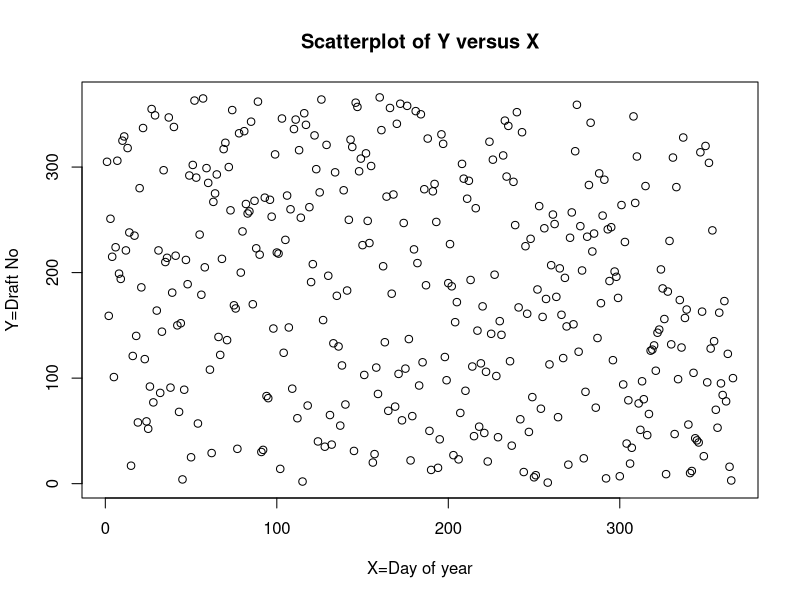
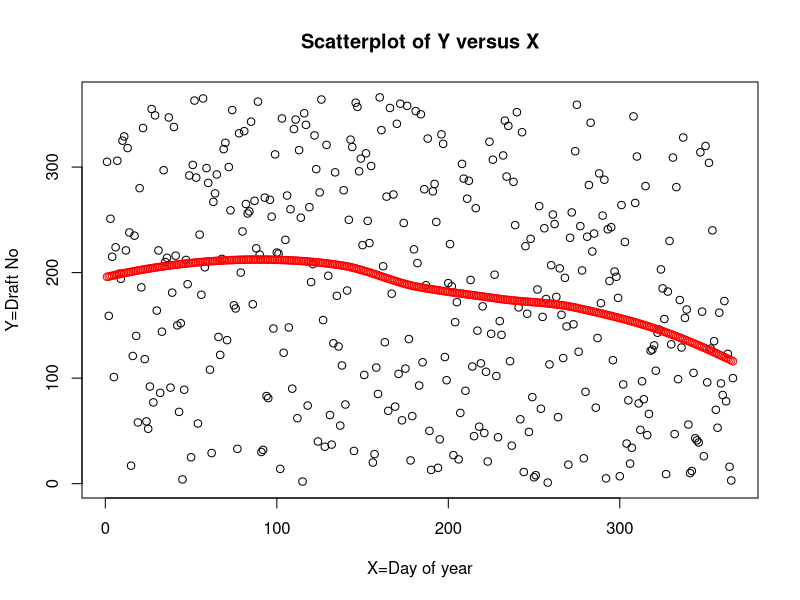
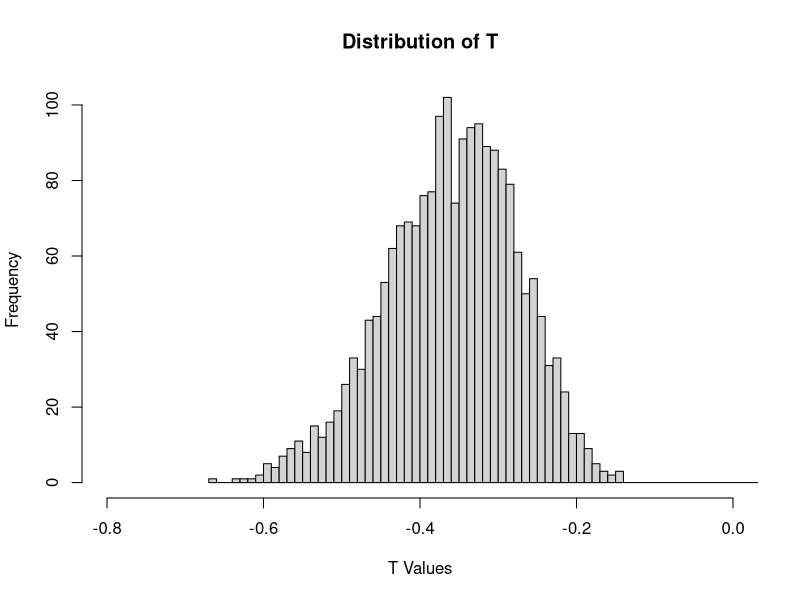

Source code (R) for these figures, in order: (Note: a time limit stopped this script after it produced the figures.)
## ---- chunk 1
knitr::opts_chunk$set(echo = TRUE)
## ---- chunk 2
#loading the data
data<-read.csv("lottery.csv",sep = ";")

#scatter plot
plot(data$Day_of_year,data$Draft_No, xlab = "X=Day of year",ylab = "Y=Draft No",main = "Scatterplot of Y versus X")
## ---- chunk 3
loess_Y<- loess(Draft_No~Day_of_year, data = data)
Y_hat<-predict(loess_Y,data$Day_of_year)
plot(data$Day_of_year,data$Draft_No, xlab = "X=Day of year",ylab = "Y=Draft No",main = "Scatterplot of Y versus X")
points(data$Day_of_year,Y_hat,col="red")
## ---- chunk 4
#test statistic
t_stat<-function(data, sample){
  newdata<-data[sample,]
  loess_reg<-loess(Draft_No ~ Day_of_year, data = newdata)
  Y_hat<-as.vector(predict(loess_reg, newdata))
  X_b<-newdata$Day_of_year[which.max(Y_hat)]
  X_a<-newdata$Day_of_year[which.min(Y_hat)]
  Y_hat_a<-Y_hat[which.min(Y_hat)]
  Y_hat_b<-Y_hat[which.max(Y_hat)]
  result<-(Y_hat_b-Y_hat_a)/(X_b-X_a)
  return(result)
}
## ---- chunk 5
t_stat(data)
## ---- chunk 6
#Non-parametric bootstrapping
set.seed(12345)
library(boot)
bootstrap <-boot(data=data, statistic = t_stat, R=2000)
hist(bootstrap$t, breaks = 200, xlim = c(-0.8,0), main = "Distribution of T", xlab = "T Values")
## ---- chunk 7
p=length(bootstrap$t[bootstrap$t<=0])/length(bootstrap$t)
cat("p-value is ",p)
## ---- chunk 8
set.seed(12345)
#a function for permutation test 
permut_test <- function(data,B){
  k<-dim(data)[1]
  result<-numeric(B)
  for (i in 1:B){
    samp<-sample(data$Day_of_year,k,replace = FALSE)
    sampled_data<-data
    sampled_data$Day_of_year<-samp
    result[i]<-t_stat(sampled_data,1:k)
  }
  test_stat<-t_stat(data,1:dim(data)[1])
  p_value<-mean(abs(result)>=abs(test_stat))
  return(p_value)
}
p_value<-permut_test(data=data,B=2000)
cat("p-value:",p_value)
## ---- chunk 9
set.seed(12345)
gen_dataset<-function(data, alpha){
  Day_of_year<-data$Day_of_year
  Draft_No<-numeric(length(data$Day_of_year))
  b<-rnorm(366, mean = 183, sd=10)
  for (i in 1:366){
    Draft_No[i]<-max(0,min(alpha*i+b[i],366))
  }
  result<-data.frame(Day_of_year,Draft_No)
  return(result)
}

new_data<-gen_dataset(data=data,alpha = 0.1)
## ---- chunk 10
set.seed(12345)
new_data<-gen_dataset(data=data,alpha = 0.1)
p_value<-permut_test(new_data,B=200)
cat("The p-value:",p_value)
## ---- chunk 11
set.seed(12345)
alpha<-seq(0.01,1,0.01)
teststat=c()
pvalues<-c()
for (i in alpha){
  dataset<-gen_dataset(data=data,alpha = i)
  pvalues<-c(pvalues,permut_test(dataset,B=200))
}
## ---- chunk 12
power<- sum(pvalues<=0.05)/length(pvalues)
cat("Power of the test is ",power)
## ---- chunk 13
#Read the data
data<-read.csv2("prices1.csv")

library(ggplot2)
ggplot(data=data) +
geom_histogram(aes(x = Price, y=..density..), bins=30, col=I("black")) +
geom_density(aes(Price), color = "red") +
ggtitle("Histogram plot for data$Price") +
theme_bw() +
theme(plot.title = element_text(hjust = 0.5), legend.position = "right")

## ---- chunk 14
#Mean of the price
mean_price<- round(mean(data$Price),3)
cat(paste("mean value of the price is", mean_price))
## ---- chunk 15
library(boot)
set.seed(12345)
# distribution of the mean price of the house
my_mean <- function(data,indices){
  d <- data[indices,]
  mu <- mean(d$Price)
  return(mu)
}

# Generate bootstrap to estimate distribution of mean price using boot()
boot_res <- boot(data = data, statistic = my_mean, R=10000)
boot_res
## ---- chunk 16
#variance of the mean price
variance_bootstrap <- round(var(boot_res$t),3)
cat(paste("variance of the mean price is", variance_bootstrap))
## ---- chunk 17
# Plotting the bootstrap for estimation of distribution of mean price
plot(boot_res)

#bootstrap bias correction
bias_cor <- 2*(mean(data$Price)) - mean(boot_res$t)
cat("Bootstrap bias correction : ", bias_cor)

# Compute 95% confidence interval for the mean price using bootstrap percentile, BCa and first order normal
con_int <- boot.ci(boot_res,type=c('perc','bca','norm'))
print(con_int)

## ---- chunk 18
#variance of the mean price using the jackknife
mean_jackknife <- c()
n <- length(data$Price)
for(i in 1:n){
  new_price <- data$Price[-i] 
  mean_jackknife[i] <- mean(new_price)
}

# Computing variance of the mean price using jackknife
var_jackknife <- ((n-1)/n) * sum((mean_jackknife-mean(mean_jackknife))^2)
print(var_jackknife)
## ---- chunk 19
cat("Variance of the mean price using jackknife : ", var_jackknife)
cat("\n Variance of the mean price using bootstrap : ", variance_bootstrap)
## ---- chunk 20

boot_ci<-boot.ci(boot_res)
bca<-boot_ci$bca
perc<-boot_ci$percent
norm<-boot_ci$normal
## ---- chunk 21
knitr::kable(
  cbind('BCa'=c('Length Of Interval'=round(bca[5]-bca[4],3),'Mid Point'=(round(bca[5]) + round(bca[4]))/2,
                'Estimate mean-lower bound'=abs(boot_res$t0-bca[4]),
                'Estimate mean-upper bound'=abs(boot_res$t0-bca[5])),
        'PERCENTILE'=c(round(perc[5]-perc[4],3),(round(perc[5]) + round(perc[4]))/2,
                       abs(boot_res$t0-perc[4]),abs(boot_res$t0-perc[5])),
        'NORMAL APPROXIMATION'=c(round(norm[3]-norm[2],3),(round(norm[3]) + round(norm[2]))/2 ,abs(boot_res$t0-norm[2]),abs(boot_res$t0-norm[3]))),
  caption = "Comparison of the confidence intervals")
